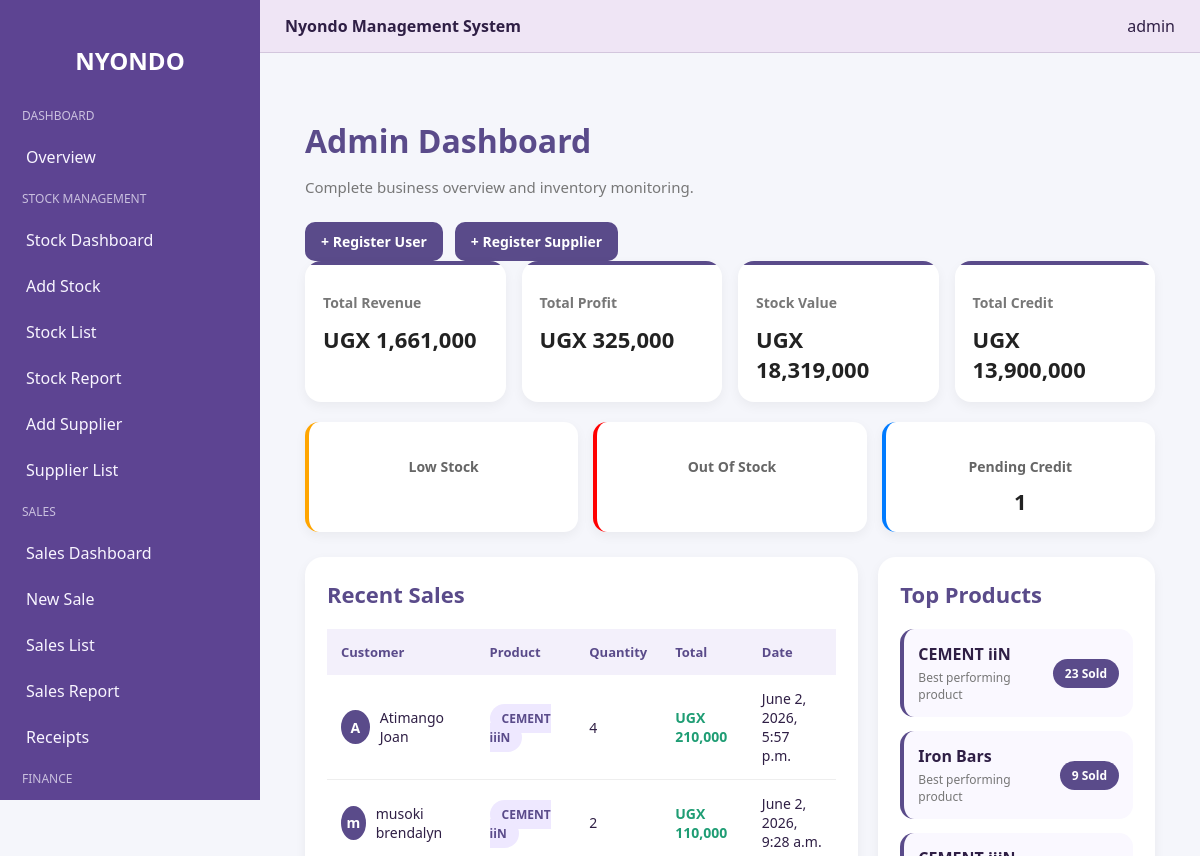
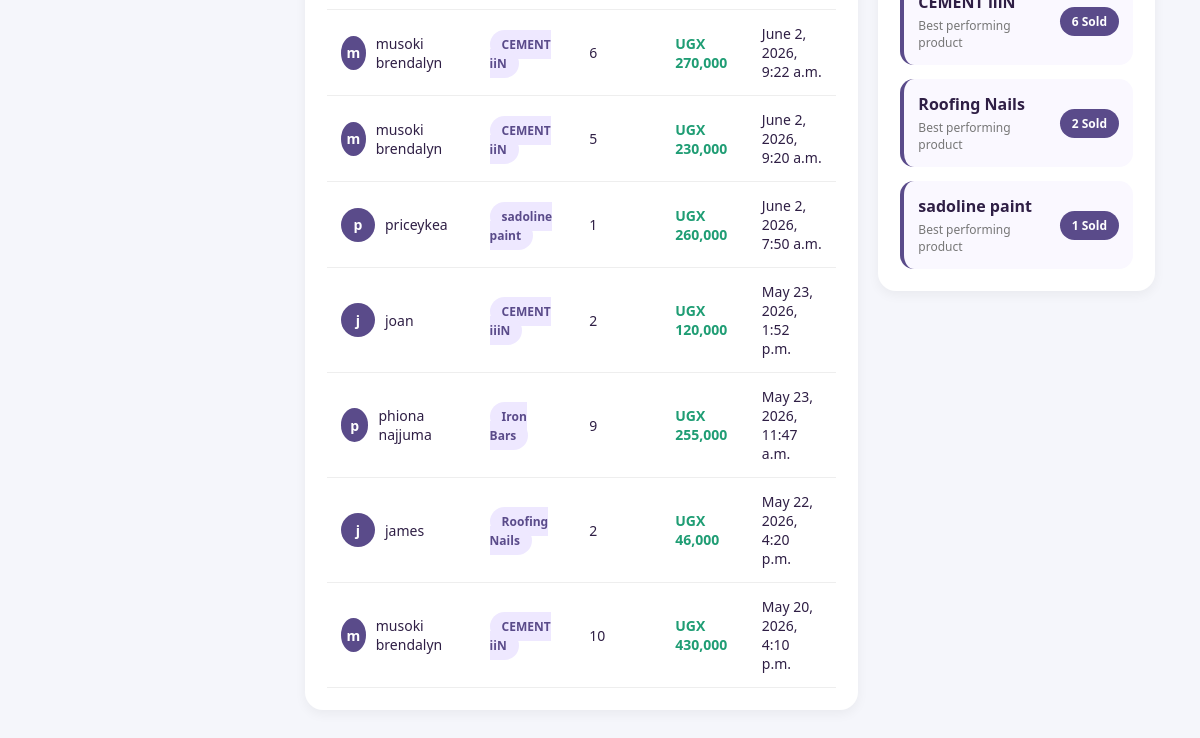
Page /admin_dashboard/ (signed in) on the earlier database version (2 pictures, top to bottom).
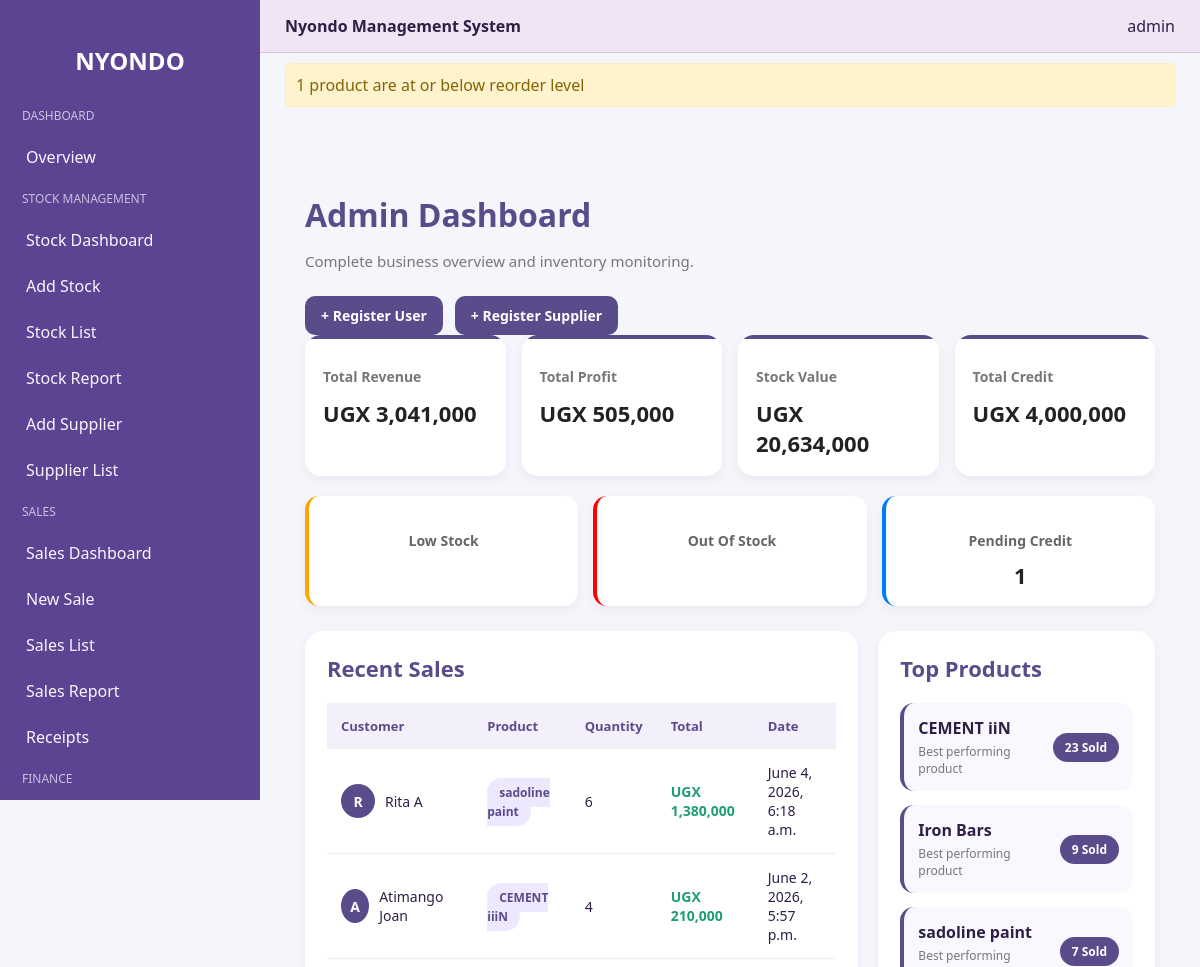
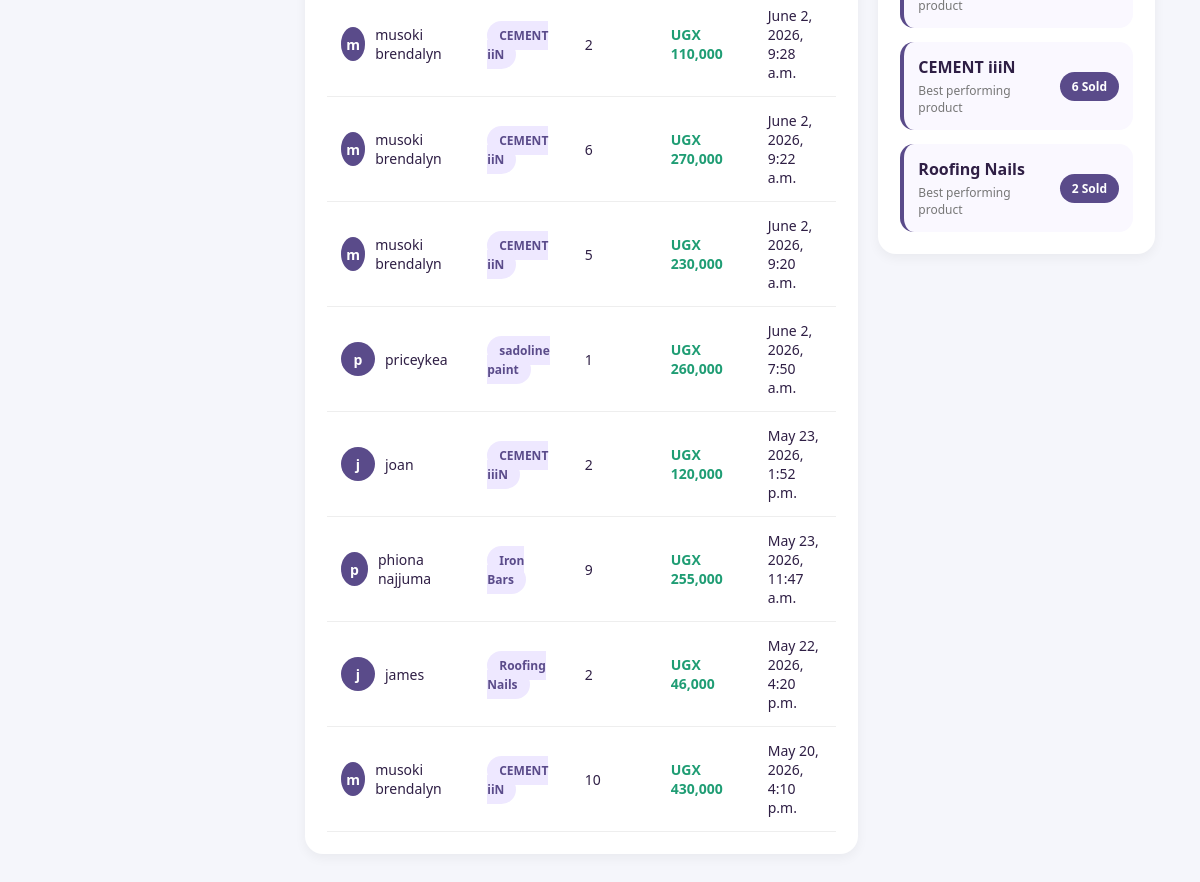
Same page on the later database version (2 pictures, top to bottom).
### nyondo_app/models.py (models this page shows, shortened)
class Sales(models.Model):
    customer_name = models.CharField(max_length=100)
    customer_phone = models.CharField(max_length=15)
    product = models.ForeignKey(Stock, on_delete=models.PROTECT)
    quantity = models.PositiveIntegerField()
    unit_price = models.DecimalField(max_digits=12, decimal_places=2)
    distance_km = models.PositiveIntegerField(default=0)
    PAYMENT_STATUS = [
        ("Paid", "Paid"),
        ("Pending", "Pending"),
    ]
    payment_status = models.CharField(max_length=20, choices=PAYMENT_STATUS)
    sale_date = models.DateTimeField(auto_now_add=True)
    receipt_no = models.CharField(max_length=20, unique=True, blank=True, editable=False)
    is_voided = models.BooleanField(default=False)
    void_reason = models.TextField(blank=True)
    voided_at = models.DateTimeField(blank=True, null=True)
    voided_by = models.ForeignKey(
        User,
        on_delete=models.SET_NULL,
        blank=True,
        null=True,
        related_name="voided_sales",
    )
    @property
    def total_amount(self):
        return self.quantity * self.unit_price
    @property
    def transport_charge(self):
        if self.distance_km <= 10 and self.total_amount >= 500000:
            return 0
        return 30000
    @property
    def final_total(self):
        return self.total_amount + self.transport_charge

class Stock(models.Model):
    CATEGORY_CHOICES = [
        ("cement", "Cement"),
        ("iron_bars", "Iron Bars"),
        ("nails", "Nails"),
        ("iron_sheets", "Iron Sheets"),
        ("wire_mesh", "Wire Mesh"),
        ("barbed_wire", "Barbed Wire"),
        ("wheelbarrows", "Wheelbarrows"),
        ("paint", "Paint"),
        ("tools", "Tools"),
        ("other", "Other"),
    ]
    product_name = models.TextField(max_length=100)
    category = models.CharField(max_length=50, choices=CATEGORY_CHOICES)
    quantity = models.PositiveIntegerField()
    reorder_level = models.PositiveIntegerField(default=5)
    buying_price = models.DecimalField(max_digits=12, decimal_places=2)
    selling_price = models.DecimalField(max_digits=12, decimal_places=2)
    supplier_name = models.CharField(max_length=100)
    description = models.TextField(blank=True, null=True)
    date_added = models.DateTimeField(auto_now_add=True)
    updated_at = models.DateTimeField(auto_now=True)
    @classmethod
    def low_stock_items(cls):
        return cls.objects.filter(quantity__lte=F("reorder_level")).order_by("quantity")

### nyondo_app/views.py (the view)
# urls.py: path('admin_dashboard/', views.admin_dashboard, name='admin_dashboard'),
@login_required
def admin_dashboard(request):
    if not request.user.is_superuser:
        messages.error(request, "Access denied. Admin privileges required.")
        return redirect("login")
    sales = Sales.objects.select_related("product").filter(is_voided=False)
    total_revenue = sales.aggregate(
        total=Sum(ExpressionWrapper(F("quantity") * F("unit_price"), output_field=DecimalField()))
    )["total"] or 0
    total_profit = sales.aggregate(
        total=Sum(ExpressionWrapper((F("unit_price") - F("product__buying_price")) * F("quantity"), output_field=DecimalField()))
    )["total"] or 0
    total_orders = sales.count()
    stock_value = Stock.objects.aggregate(
        total=Sum(ExpressionWrapper(F("quantity") * F("selling_price"), output_field=DecimalField()))
    )["total"] or 0
    total_products = Stock.objects.count()
    stock_issues = Stock.objects.filter(quantity__lte=10).count()
    low_stock_alert = get_low_stock_notification()
    if low_stock_alert.get("low_stock_alert_count"):
        messages.warning(request, low_stock_alert["low_stock_alert_message"])
    alert_items = low_stock_alert.get("low_stock_alert_items", [])
    alert_count = low_stock_alert.get("low_stock_alert_count", 0)
    alert_msg = low_stock_alert.get("low_stock_alert_message", "")
    total_credit = SupplierCredit.objects.aggregate(total=Sum("balance"))["total"] or 0
    pending_credit = SupplierCredit.objects.filter(status="Pending").count()
    cleared_credit = SupplierCredit.objects.filter(status="Cleared").count()
    total_deposits = DepositScheme.objects.aggregate(total=Sum("amount_deposited"))["total"] or 0
    pending_deposits = DepositScheme.objects.filter(amount_deposited__lt=F("unit_price") * F("quantity")).count()
    completed_deposits = DepositScheme.objects.filter(amount_deposited__gte=F("unit_price") * F("quantity")).count()
    free_deliveries = Sales.objects.filter(is_voided=False, distance_km__lte=10).count()
    charged_deliveries = Sales.objects.filter(is_voided=False, distance_km__gt=10).count()
    recent_sales = sales.order_by("-sale_date")[:10]
    top_products = sales.values("product__product_name").annotate(total_sold=Sum("quantity")).order_by("-total_sold")[:5]
    recent_audits = AuditLog.objects.select_related("user").order_by("-timestamp")[:5]
    profit_margin = (total_profit / total_revenue * 100) if total_revenue else 0
    return render(request, "nyondo/admin_dashboard.html", {
        "total_revenue": total_revenue,
        "total_profit": total_profit,
        "profit_margin": round(profit_margin, 2),
        "total_orders": total_orders,
        "stock_value": stock_value,
        "total_products": total_products,
        "stock_issues": stock_issues,
        "low_stock_alert_items": alert_items,
        "low_stock_alert_count": alert_count,
        "low_stock_alert_message": alert_msg,
        "total_credit": total_credit,
        "pending_credit": pending_credit,
        "cleared_credit": cleared_credit,
        "total_deposits": total_deposits,
        "pending_deposits": pending_deposits,
        "completed_deposits": completed_deposits,
        "free_deliveries": free_deliveries,
        "charged_deliveries": charged_deliveries,
        "recent_audits": recent_audits,
        "recent_sales": recent_sales,
        "top_products": top_products,
    })

### nyondo_app/views.py (called while the page is built)
def get_low_stock_notification():
    low_items = Stock.low_stock_items()
    count = low_items.count()
    return {
        "low_stock_alert_items": low_items,
        "low_stock_alert_count": count,
        "low_stock_alert_message": (
            f"{count} product{'s' if count != 1 else ''} are at or below reorder level"
            if count else "All stock levels are healthy"
        ),
    }

### nyondo_app/templates/nyondo/admin_dashboard.html (shortened to what the changed rows need)
{% extends "nyondo/base.html" %}
{% load static %}
{% load humanize %}
{% block content %}
<div class="dashboard-container">
    <div class="dashboard-header">
        <div>
            <h1>Admin Dashboard</h1>
        </div>
    </div>
    <div class="stats-grid">
        <div class="stat-card">
            <h3>Total Revenue</h3>
            <h2>UGX {{ total_revenue|floatformat:0|intcomma }}</h2>
        </div>
        <div class="stat-card">
            <h3>Total Profit</h3>
            <h2>UGX {{ total_profit|floatformat:0|intcomma }}</h2>
        </div>
        <div class="stat-card">
            <h3>Stock Value</h3>
            <h2>UGX {{ stock_value|floatformat:0|intcomma }}</h2>
        </div>
        <div class="stat-card">
            <h3>Total Credit</h3>
            <h2>UGX {{ total_credit|floatformat:0|intcomma }}</h2>
        </div>
    </div>
    <div class="mini-grid">
        <div class="mini-card pending">
            <h2>{{ pending_credit }}</h2>
        </div>
    </div>
    <div class="content-grid">
        <div class="table-section">
            <div class="section-header">
                <h2>Recent Sales</h2>
            </div>
            <div class="table-wrapper">
                <table>
                    <thead>
                        <tr>
                            <th>Customer</th>
                            <th>Product</th>
                            <th>Quantity</th>
                            <th>Total</th>
                            <th>Date</th>
                        </tr>
                    </thead>
                    <tbody>
                        {% for sale in recent_sales %}
                        <tr>
                            <td>
                                <div class="customer-info">
                                    <div class="avatar">
                                        {{ sale.customer_name|slice:":1" }}
                                    </div>
                                    <span>
                                        {{ sale.customer_name }}
                                    </span>
                                </div>
                            </td>
                            <td>
                                <span class="badge">
                                    {{ sale.product.product_name }}
                                </span>
                            </td>
                            <td>{{ sale.quantity }}</td>
                            <td class="amount">
                                UGX {{ sale.final_total|floatformat:0|intcomma }}
                            </td>
                            <td>{{ sale.sale_date }}</td>
                        </tr>
                        {% endfor %}
                    </tbody>
                </table>
            </div>
        </div>
        <div class="side-panel">
            <div class="panel-card">
                <div class="section-header">
                    <h2>Top Products</h2>
                </div>
                <div class="products-list">
                    {% for product in top_products %}
                    <div class="product-item">
                        <div>
                            <strong>
                                {{ product.product__product_name }}
                            </strong>
                            <p>
                                Best performing product
                            </p>
                        </div>
                        <span class="sold-badge">
                            {{ product.total_sold }} Sold
                        </span>
                    </div>
                    {% empty %}
                    <p class="no-data">
                        No products available.
                    </p>
                    {% endfor %}
                </div>
            </div>
        </div>
    </div>
</div>
<link rel="stylesheet" href="{% static 'nyondo_app/css/nyondo/admin_dashboard.css' %}">
{% endblock %}

### nyondo_app/templates/nyondo/base.html (shortened to what this page needs)
{% load static %}
<!DOCTYPE html>
<html>
<head>
    <link rel="stylesheet" href="{% static 'nyondo_app/css/nyondo/base.css' %}">
</head>
<body>
<div class="sidebar">
    <h2>NYONDO</h2>
    {% if user.is_superuser %}
        <div class="menu-title">Dashboard</div>
        <a href="{% url 'admin_dashboard' %}">Overview</a>
        <div class="menu-title">Stock Management</div>
        <a href="{% url 'stock_dashboard' %}">Stock Dashboard</a>
        <a href="{% url 'add_stock' %}">Add Stock</a>
        <a href="{% url 'stock_list' %}">Stock List</a>
        <a href="{% url 'stock_report' %}">Stock Report</a>
        <a href="{% url 'add_supplier' %}">Add Supplier</a>
        <a href="{% url 'supplier_list' %}">Supplier List</a>
        <div class="menu-title">Sales</div>
        <a href="{% url 'sales_dashboard' %}">Sales Dashboard</a>
        <a href="{% url 'add_sale' %}">New Sale</a>
        <a href="{% url 'sales_list' %}">Sales List</a>
        <a href="{% url 'sales_report' %}">Sales Report</a>
        <a href="{% url 'receipts_list' %}">Receipts</a>
        <div class="menu-title">Finance</div>
        <a href="{% url 'deposit_list' %}">Deposits</a>
    {% else %}
        <div class="menu-title no-role-title">No Role Found</div>
        <p class="no-role-message">Please contact your system admin to set your group permissions.</p>
    {% endif %}
</div>
<div class="main">
    <div class="topbar">
        <div><b>Nyondo Management System</b></div>
        <div>{{ user.username }}</div>
    </div>
    {% if messages %}
        <div class="messages-wrapper">
            {% for message in messages %}
                <div class="message-alert">
                    {{ message }}
                </div>
            {% endfor %}
        </div>
    {% endif %}
    <div class="container">
        {% block content %}{% endblock %}
    </div>
</div>
</body>
</html>

Differences in the rows shown:
added Sales: customer_name "R", customer_name "Rita A", product.product_name "sadoline paint", quantity "6", final_total "1,380,000", sale_date "June 4, 2026, 6:18 a.m."
changed Stock "sadoline paint": total_sold "1" → "7"; moves up the list
Other differences:
{{ total_revenue|floatformat:0|intcomma }}: "1,661,000" → "3,041,000"
{{ total_profit|floatformat:0|intcomma }}: "325,000" → "505,000"
{{ stock_value|floatformat:0|intcomma }}: "18,319,000" → "20,634,000"
{{ total_credit|floatformat:0|intcomma }}: "13,900,000" → "4,000,000"
new list line: "1 product are at or below reorder level"
